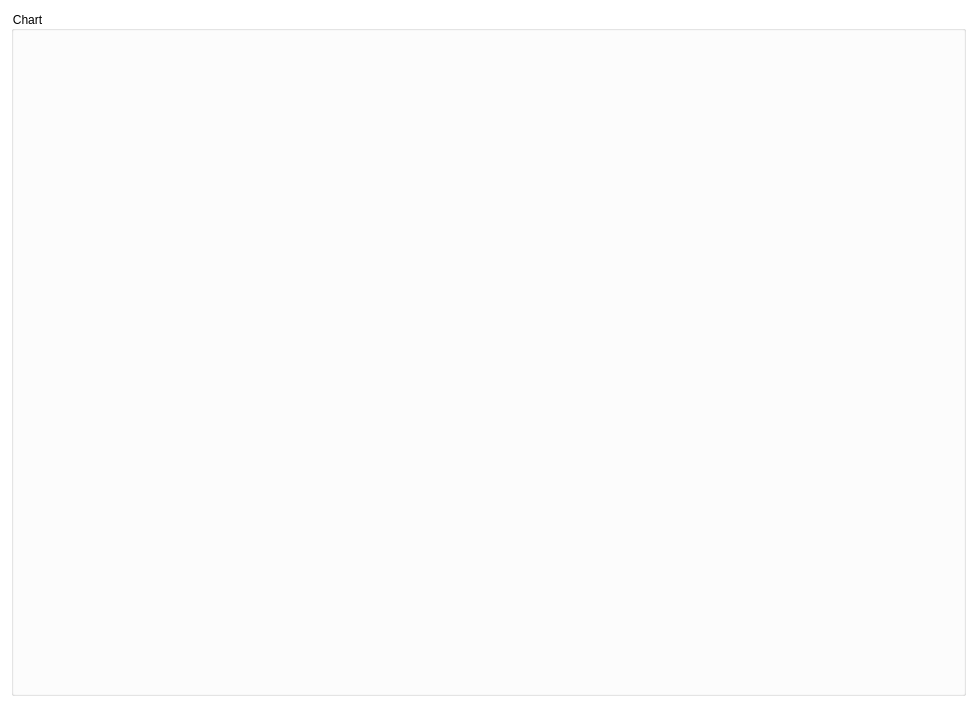
<?xml version="1.0" encoding="UTF-8"?>
<ui version="4.0">
 <class>Form</class>
 <widget class="QWidget" name="Form">
  <property name="geometry">
   <rect>
    <x>0</x>
    <y>0</y>
    <width>977</width>
    <height>707</height>
   </rect>
  </property>
  <property name="windowTitle">
   <string>Form</string>
  </property>
  <property name="styleSheet">
   <string notr="true">background-color: rgb(255, 255, 255);</string>
  </property>
  <layout class="QGridLayout" name="gridLayout">
   <item row="1" column="0">
    <widget class="QSplitter" name="splitter">
     <property name="styleSheet">
      <string notr="true">QSplitter::handle { background-color: rgb(220, 220, 220); }</string>
     </property>
     <property name="orientation">
      <enum>Qt::Vertical</enum>
     </property>
     <widget class="QGroupBox" name="groupBox">
      <property name="minimumSize">
       <size>
        <width>0</width>
        <height>200</height>
       </size>
      </property>
      <property name="styleSheet">
       <string notr="true"/>
      </property>
      <property name="title">
       <string>Chart</string>
      </property>
      <layout class="QGridLayout" name="gridLayout_2">
       <item row="0" column="0">
        <layout class="QGridLayout" name="plot_grid"/>
       </item>
      </layout>
     </widget>
    </widget>
   </item>
  </layout>
 </widget>
 <resources/>
 <connections/>
</ui>
